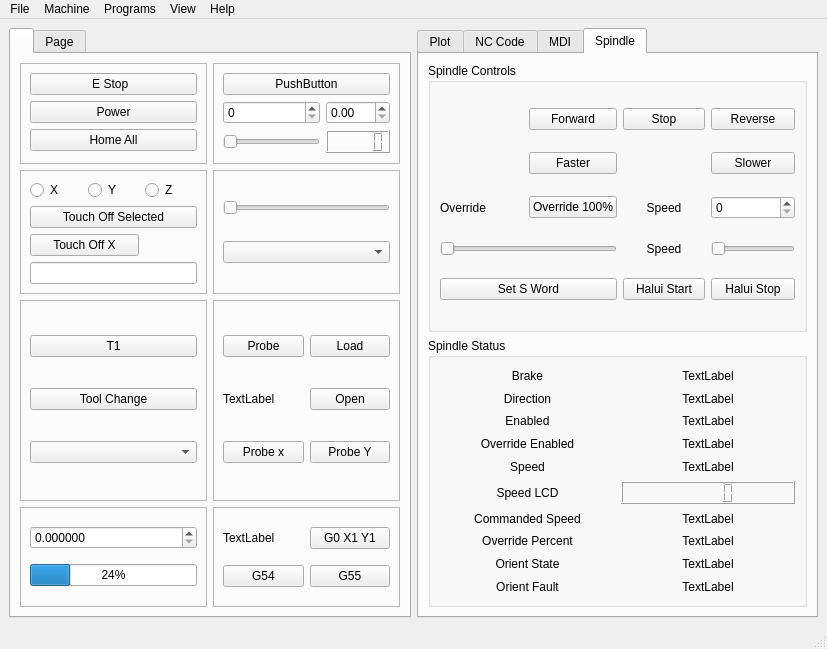
<?xml version="1.0" encoding="UTF-8"?>
<ui version="4.0">
 <class>MainWindow</class>
 <widget class="QMainWindow" name="MainWindow">
  <property name="geometry">
   <rect>
    <x>0</x>
    <y>0</y>
    <width>827</width>
    <height>649</height>
   </rect>
  </property>
  <property name="windowTitle">
   <string>MainWindow</string>
  </property>
  <widget class="QWidget" name="centralwidget">
   <layout class="QGridLayout" name="gridLayout_13">
    <item row="0" column="0">
     <widget class="QTabWidget" name="tabWidget">
      <property name="minimumSize">
       <size>
        <width>400</width>
        <height>0</height>
       </size>
      </property>
      <property name="currentIndex">
       <number>0</number>
      </property>
      <widget class="QWidget" name="tabWidgetPage1">
       <attribute name="title">
        <string/>
       </attribute>
       <layout class="QGridLayout" name="gridLayout_4">
        <item row="0" column="1">
         <widget class="QFrame" name="frame_7">
          <property name="frameShape">
           <enum>QFrame::StyledPanel</enum>
          </property>
          <property name="frameShadow">
           <enum>QFrame::Raised</enum>
          </property>
          <layout class="QGridLayout" name="gridLayout_10">
           <item row="0" column="0" colspan="2">
            <widget class="QPushButton" name="pushButton">
             <property name="text">
              <string>PushButton</string>
             </property>
             <property name="function" stdset="0">
              <string>hal_pin</string>
             </property>
             <property name="pin_name" stdset="0">
              <string>hal-pb</string>
             </property>
            </widget>
           </item>
           <item row="1" column="1">
            <widget class="QDoubleSpinBox" name="doubleSpinBox_2">
             <property name="function" stdset="0">
              <string>hal_pin</string>
             </property>
             <property name="pin_name" stdset="0">
              <string>hal-pin-dsb</string>
             </property>
            </widget>
           </item>
           <item row="1" column="0">
            <widget class="QSpinBox" name="spinBox">
             <property name="function" stdset="0">
              <string>hal_pin</string>
             </property>
             <property name="pin_name" stdset="0">
              <string>hal-sb</string>
             </property>
             <property name="hal_type" stdset="0">
              <string>HAL_U32</string>
             </property>
            </widget>
           </item>
           <item row="2" column="0">
            <widget class="QSlider" name="horizontalSlider">
             <property name="orientation">
              <enum>Qt::Horizontal</enum>
             </property>
             <property name="function" stdset="0">
              <string>hal_pin</string>
             </property>
             <property name="pin_name" stdset="0">
              <string>hal-pin-hs</string>
             </property>
             <property name="hal_type" stdset="0">
              <string>HAL_U32</string>
             </property>
            </widget>
           </item>
           <item row="2" column="1">
            <widget class="QLCDNumber" name="lcdNumber">
             <property name="function" stdset="0">
              <string>hal_pin</string>
             </property>
             <property name="pin_name" stdset="0">
              <string>hal-lcd</string>
             </property>
             <property name="hal_type" stdset="0">
              <string>HAL_U32</string>
             </property>
            </widget>
           </item>
          </layout>
         </widget>
        </item>
        <item row="1" column="0">
         <widget class="QFrame" name="frame_8">
          <property name="frameShape">
           <enum>QFrame::StyledPanel</enum>
          </property>
          <property name="frameShadow">
           <enum>QFrame::Raised</enum>
          </property>
          <layout class="QGridLayout" name="gridLayout_5">
           <item row="1" column="0" colspan="3">
            <widget class="QPushButton" name="touchoff_selected_pb">
             <property name="text">
              <string>Touch Off Selected</string>
             </property>
            </widget>
           </item>
           <item row="2" column="0" colspan="2">
            <widget class="QPushButton" name="tool_touchoff_x">
             <property name="text">
              <string>Touch Off X</string>
             </property>
             <property name="source" stdset="0">
              <string>lineEdit</string>
             </property>
            </widget>
           </item>
           <item row="0" column="1">
            <widget class="QRadioButton" name="axis_select_1">
             <property name="text">
              <string>Y</string>
             </property>
            </widget>
           </item>
           <item row="0" column="2">
            <widget class="QRadioButton" name="axis_select_2">
             <property name="text">
              <string>Z</string>
             </property>
            </widget>
           </item>
           <item row="0" column="0">
            <widget class="QRadioButton" name="axis_select_0">
             <property name="text">
              <string>X</string>
             </property>
            </widget>
           </item>
           <item row="3" column="0" colspan="3">
            <widget class="QLineEdit" name="lineEdit"/>
           </item>
          </layout>
         </widget>
        </item>
        <item row="5" column="1">
         <widget class="QFrame" name="frame_4">
          <property name="frameShape">
           <enum>QFrame::StyledPanel</enum>
          </property>
          <property name="frameShadow">
           <enum>QFrame::Raised</enum>
          </property>
          <layout class="QGridLayout" name="gridLayout_9">
           <item row="1" column="1">
            <widget class="QPushButton" name="change_cs_2">
             <property name="text">
              <string>G55</string>
             </property>
            </widget>
           </item>
           <item row="0" column="1">
            <widget class="QPushButton" name="pushButton_5">
             <property name="text">
              <string>G0 X1 Y1</string>
             </property>
             <property name="function" stdset="0">
              <string>mdi</string>
             </property>
             <property name="command" stdset="0">
              <string>G0 X1 Y1</string>
             </property>
            </widget>
           </item>
           <item row="1" column="0">
            <widget class="QPushButton" name="change_cs_1">
             <property name="text">
              <string>G54</string>
             </property>
            </widget>
           </item>
           <item row="0" column="0">
            <widget class="QLabel" name="g5x_index_lb">
             <property name="text">
              <string>TextLabel</string>
             </property>
            </widget>
           </item>
          </layout>
         </widget>
        </item>
        <item row="1" column="1">
         <widget class="QFrame" name="frame_6">
          <property name="frameShape">
           <enum>QFrame::StyledPanel</enum>
          </property>
          <property name="frameShadow">
           <enum>QFrame::Raised</enum>
          </property>
          <layout class="QGridLayout" name="gridLayout_6">
           <item row="0" column="0">
            <widget class="QSlider" name="jog_vel_sl">
             <property name="orientation">
              <enum>Qt::Horizontal</enum>
             </property>
            </widget>
           </item>
           <item row="1" column="0">
            <widget class="QComboBox" name="jog_modes_cb"/>
           </item>
          </layout>
         </widget>
        </item>
        <item row="0" column="0">
         <widget class="QFrame" name="frame_2">
          <property name="frameShape">
           <enum>QFrame::StyledPanel</enum>
          </property>
          <property name="frameShadow">
           <enum>QFrame::Raised</enum>
          </property>
          <layout class="QGridLayout" name="gridLayout_2">
           <item row="1" column="0">
            <widget class="QPushButton" name="power_pb">
             <property name="text">
              <string>Power</string>
             </property>
             <property name="led_indicator" stdset="0">
              <bool>true</bool>
             </property>
             <property name="led_diameter" stdset="0">
              <number>10</number>
             </property>
            </widget>
           </item>
           <item row="2" column="0">
            <widget class="QPushButton" name="home_all_pb">
             <property name="text">
              <string>Home All</string>
             </property>
             <property name="led_indicator" stdset="0">
              <bool>true</bool>
             </property>
             <property name="led_diameter" stdset="0">
              <number>10</number>
             </property>
            </widget>
           </item>
           <item row="0" column="0">
            <widget class="QPushButton" name="estop_pb">
             <property name="text">
              <string>E Stop  </string>
             </property>
             <property name="led_indicator" stdset="0">
              <bool>true</bool>
             </property>
             <property name="led_diameter" stdset="0">
              <number>10</number>
             </property>
            </widget>
           </item>
          </layout>
         </widget>
        </item>
        <item row="5" column="0">
         <widget class="QFrame" name="frame_3">
          <property name="frameShape">
           <enum>QFrame::StyledPanel</enum>
          </property>
          <property name="frameShadow">
           <enum>QFrame::Raised</enum>
          </property>
          <layout class="QGridLayout" name="gridLayout_8">
           <item row="1" column="0">
            <widget class="QProgressBar" name="progressBar">
             <property name="value">
              <number>24</number>
             </property>
             <property name="function" stdset="0">
              <string>hal_pin</string>
             </property>
             <property name="pin_name" stdset="0">
              <string>hal-progressbar</string>
             </property>
            </widget>
           </item>
           <item row="0" column="0">
            <widget class="QDoubleSpinBox" name="doubleSpinBox">
             <property name="decimals">
              <number>6</number>
             </property>
             <property name="function" stdset="0">
              <string>set_var</string>
             </property>
             <property name="variable" stdset="0">
              <string>1025</string>
             </property>
            </widget>
           </item>
          </layout>
         </widget>
        </item>
        <item row="2" column="0" rowspan="2">
         <widget class="QFrame" name="frame">
          <property name="frameShape">
           <enum>QFrame::StyledPanel</enum>
          </property>
          <property name="frameShadow">
           <enum>QFrame::Raised</enum>
          </property>
          <layout class="QGridLayout" name="gridLayout_3">
           <item row="0" column="0">
            <widget class="QPushButton" name="tool_change_pb_1">
             <property name="text">
              <string>T1</string>
             </property>
            </widget>
           </item>
           <item row="1" column="0">
            <widget class="QPushButton" name="tool_change_pb">
             <property name="text">
              <string>Tool Change</string>
             </property>
            </widget>
           </item>
           <item row="2" column="0">
            <widget class="QComboBox" name="tool_change_cb"/>
           </item>
          </layout>
         </widget>
        </item>
        <item row="2" column="1" rowspan="2">
         <widget class="QFrame" name="frame_5">
          <property name="frameShape">
           <enum>QFrame::StyledPanel</enum>
          </property>
          <property name="frameShadow">
           <enum>QFrame::Raised</enum>
          </property>
          <layout class="QGridLayout" name="gridLayout_7">
           <item row="2" column="1">
            <widget class="QPushButton" name="probe_b">
             <property name="text">
              <string>Probe Y</string>
             </property>
            </widget>
           </item>
           <item row="0" column="0">
            <widget class="QPushButton" name="probing_enable_pb">
             <property name="text">
              <string>Probe</string>
             </property>
            </widget>
           </item>
           <item row="2" column="0">
            <widget class="QPushButton" name="probe_x">
             <property name="text">
              <string>Probe x</string>
             </property>
            </widget>
           </item>
           <item row="1" column="0">
            <widget class="QLabel" name="probe_a">
             <property name="text">
              <string>TextLabel</string>
             </property>
            </widget>
           </item>
           <item row="0" column="1">
            <widget class="QPushButton" name="pushButton_2">
             <property name="text">
              <string>Load</string>
             </property>
             <property name="function" stdset="0">
              <string>load_file</string>
             </property>
             <property name="filename" stdset="0">
              <string>test.ngc</string>
             </property>
            </widget>
           </item>
           <item row="1" column="1">
            <widget class="QPushButton" name="open_pb">
             <property name="text">
              <string>Open</string>
             </property>
            </widget>
           </item>
          </layout>
         </widget>
        </item>
       </layout>
      </widget>
      <widget class="QWidget" name="tab_3">
       <attribute name="title">
        <string>Page</string>
       </attribute>
      </widget>
     </widget>
    </item>
    <item row="0" column="1">
     <widget class="QTabWidget" name="tabWidget">
      <property name="currentIndex">
       <number>3</number>
      </property>
      <widget class="QWidget" name="tab">
       <attribute name="title">
        <string>Plot</string>
       </attribute>
       <layout class="QGridLayout" name="gridLayout_11">
        <item row="0" column="0" colspan="2">
         <widget class="QFrame" name="plot_widget">
          <property name="frameShape">
           <enum>QFrame::StyledPanel</enum>
          </property>
          <property name="frameShadow">
           <enum>QFrame::Raised</enum>
          </property>
         </widget>
        </item>
        <item row="1" column="1">
         <widget class="QPushButton" name="quit_pb">
          <property name="text">
           <string>Exit</string>
          </property>
         </widget>
        </item>
       </layout>
      </widget>
      <widget class="QWidget" name="tab_2">
       <attribute name="title">
        <string>NC Code</string>
       </attribute>
       <layout class="QGridLayout" name="gridLayout">
        <item row="1" column="0">
         <widget class="QPushButton" name="save_pb">
          <property name="text">
           <string>Save</string>
          </property>
         </widget>
        </item>
        <item row="1" column="1">
         <widget class="QPushButton" name="save_as_pb">
          <property name="text">
           <string>Save As</string>
          </property>
         </widget>
        </item>
        <item row="0" column="0" colspan="2">
         <widget class="QPlainTextEdit" name="gcode_pte"/>
        </item>
       </layout>
      </widget>
      <widget class="QWidget" name="tab_4">
       <attribute name="title">
        <string>MDI</string>
       </attribute>
       <layout class="QGridLayout" name="gridLayout_12">
        <item row="0" column="0" colspan="4">
         <widget class="QListWidget" name="mdi_history_lw"/>
        </item>
        <item row="2" column="0">
         <widget class="QPushButton" name="run_mdi_pb">
          <property name="text">
           <string>Run MDI</string>
          </property>
         </widget>
        </item>
        <item row="2" column="1">
         <widget class="QPushButton" name="copy_mdi_history_pb">
          <property name="text">
           <string>Copy History</string>
          </property>
         </widget>
        </item>
        <item row="2" column="2">
         <widget class="QPushButton" name="save_mdi_history_pb">
          <property name="text">
           <string>Save History</string>
          </property>
         </widget>
        </item>
        <item row="2" column="3">
         <widget class="QPushButton" name="clear_mdi_history_pb">
          <property name="text">
           <string>Clear History</string>
          </property>
         </widget>
        </item>
        <item row="1" column="0" colspan="3">
         <widget class="QLineEdit" name="mdi_command_le"/>
        </item>
       </layout>
      </widget>
      <widget class="QWidget" name="tab_5">
       <attribute name="title">
        <string>Spindle</string>
       </attribute>
       <layout class="QGridLayout" name="gridLayout_15">
        <item row="1" column="0">
         <widget class="QGroupBox" name="groupBox_2">
          <property name="title">
           <string>Spindle Status</string>
          </property>
          <layout class="QGridLayout" name="gridLayout_16">
           <item row="7" column="0">
            <widget class="QLabel" name="label_18">
             <property name="text">
              <string>Override Percent</string>
             </property>
             <property name="alignment">
              <set>Qt::AlignCenter</set>
             </property>
            </widget>
           </item>
           <item row="8" column="1">
            <widget class="QLabel" name="spindle_orient_state_0_lb">
             <property name="text">
              <string>TextLabel</string>
             </property>
             <property name="alignment">
              <set>Qt::AlignCenter</set>
             </property>
            </widget>
           </item>
           <item row="3" column="0">
            <widget class="QLabel" name="label_14">
             <property name="text">
              <string>Override Enabled</string>
             </property>
             <property name="alignment">
              <set>Qt::AlignCenter</set>
             </property>
            </widget>
           </item>
           <item row="8" column="0">
            <widget class="QLabel" name="label_19">
             <property name="text">
              <string>Orient State</string>
             </property>
             <property name="alignment">
              <set>Qt::AlignCenter</set>
             </property>
            </widget>
           </item>
           <item row="4" column="1">
            <widget class="QLabel" name="spindle_speed_0_lb">
             <property name="text">
              <string>TextLabel</string>
             </property>
             <property name="alignment">
              <set>Qt::AlignCenter</set>
             </property>
            </widget>
           </item>
           <item row="9" column="0">
            <widget class="QLabel" name="label_20">
             <property name="text">
              <string>Orient Fault</string>
             </property>
             <property name="alignment">
              <set>Qt::AlignCenter</set>
             </property>
            </widget>
           </item>
           <item row="3" column="1">
            <widget class="QLabel" name="spindle_override_enabled_0_lb">
             <property name="text">
              <string>TextLabel</string>
             </property>
             <property name="alignment">
              <set>Qt::AlignCenter</set>
             </property>
            </widget>
           </item>
           <item row="1" column="1">
            <widget class="QLabel" name="spindle_direction_0_lb">
             <property name="text">
              <string>TextLabel</string>
             </property>
             <property name="alignment">
              <set>Qt::AlignCenter</set>
             </property>
            </widget>
           </item>
           <item row="6" column="0">
            <widget class="QLabel" name="label_17">
             <property name="text">
              <string>Commanded Speed</string>
             </property>
             <property name="alignment">
              <set>Qt::AlignCenter</set>
             </property>
            </widget>
           </item>
           <item row="2" column="1">
            <widget class="QLabel" name="spindle_enabled_0_lb">
             <property name="text">
              <string>TextLabel</string>
             </property>
             <property name="alignment">
              <set>Qt::AlignCenter</set>
             </property>
            </widget>
           </item>
           <item row="4" column="0">
            <widget class="QLabel" name="label_3">
             <property name="text">
              <string>Speed</string>
             </property>
             <property name="alignment">
              <set>Qt::AlignCenter</set>
             </property>
            </widget>
           </item>
           <item row="0" column="0">
            <widget class="QLabel" name="label_12">
             <property name="text">
              <string>Brake</string>
             </property>
             <property name="alignment">
              <set>Qt::AlignCenter</set>
             </property>
            </widget>
           </item>
           <item row="1" column="0">
            <widget class="QLabel" name="label_15">
             <property name="text">
              <string>Direction</string>
             </property>
             <property name="alignment">
              <set>Qt::AlignCenter</set>
             </property>
            </widget>
           </item>
           <item row="0" column="1">
            <widget class="QLabel" name="spindle_brake_0_lb">
             <property name="text">
              <string>TextLabel</string>
             </property>
             <property name="alignment">
              <set>Qt::AlignCenter</set>
             </property>
            </widget>
           </item>
           <item row="6" column="1">
            <widget class="QLabel" name="spindle_cmd_speed_0_lb">
             <property name="text">
              <string>TextLabel</string>
             </property>
             <property name="alignment">
              <set>Qt::AlignCenter</set>
             </property>
            </widget>
           </item>
           <item row="7" column="1">
            <widget class="QLabel" name="spindle_override_0_lb">
             <property name="text">
              <string>TextLabel</string>
             </property>
             <property name="alignment">
              <set>Qt::AlignCenter</set>
             </property>
            </widget>
           </item>
           <item row="9" column="1">
            <widget class="QLabel" name="spindle_orient_fault_0_lb">
             <property name="text">
              <string>TextLabel</string>
             </property>
             <property name="alignment">
              <set>Qt::AlignCenter</set>
             </property>
            </widget>
           </item>
           <item row="2" column="0">
            <widget class="QLabel" name="label_13">
             <property name="text">
              <string>Enabled</string>
             </property>
             <property name="alignment">
              <set>Qt::AlignCenter</set>
             </property>
            </widget>
           </item>
           <item row="5" column="0">
            <widget class="QLabel" name="label_21">
             <property name="text">
              <string>Speed LCD</string>
             </property>
             <property name="alignment">
              <set>Qt::AlignCenter</set>
             </property>
            </widget>
           </item>
           <item row="5" column="1">
            <widget class="QLCDNumber" name="spindle_speed_0_lcd"/>
           </item>
          </layout>
         </widget>
        </item>
        <item row="0" column="0">
         <widget class="QGroupBox" name="groupBox">
          <property name="title">
           <string>Spindle Controls</string>
          </property>
          <layout class="QGridLayout" name="gridLayout_14">
           <item row="0" column="1">
            <widget class="QPushButton" name="spindle_fwd_pb">
             <property name="text">
              <string>Forward</string>
             </property>
            </widget>
           </item>
           <item row="5" column="3">
            <widget class="QPushButton" name="pushButton_4">
             <property name="text">
              <string>Halui Stop</string>
             </property>
             <property name="function" stdset="0">
              <string>hal_pin</string>
             </property>
             <property name="pin_name" stdset="0">
              <string>spindle-stop</string>
             </property>
             <property name="state_on" stdset="0">
              <bool>true</bool>
             </property>
            </widget>
           </item>
           <item row="4" column="3">
            <widget class="QSlider" name="spindle_speed_sl">
             <property name="sizePolicy">
              <sizepolicy hsizetype="Minimum" vsizetype="Fixed">
               <horstretch>0</horstretch>
               <verstretch>0</verstretch>
              </sizepolicy>
             </property>
             <property name="orientation">
              <enum>Qt::Horizontal</enum>
             </property>
            </widget>
           </item>
           <item row="2" column="3">
            <widget class="QPushButton" name="spindle_minus_pb">
             <property name="text">
              <string>Slower</string>
             </property>
            </widget>
           </item>
           <item row="3" column="3">
            <widget class="QSpinBox" name="spindle_speed_sb"/>
           </item>
           <item row="0" column="3">
            <widget class="QPushButton" name="spindle_rev_pb">
             <property name="text">
              <string>Reverse</string>
             </property>
            </widget>
           </item>
           <item row="2" column="1">
            <widget class="QPushButton" name="spindle_plus_pb">
             <property name="text">
              <string>Faster</string>
             </property>
            </widget>
           </item>
           <item row="5" column="2">
            <widget class="QPushButton" name="pushButton_3">
             <property name="text">
              <string>Halui Start</string>
             </property>
             <property name="function" stdset="0">
              <string>hal_pin</string>
             </property>
             <property name="pin_name" stdset="0">
              <string>spindle-start</string>
             </property>
             <property name="state_on" stdset="0">
              <bool>true</bool>
             </property>
            </widget>
           </item>
           <item row="3" column="2">
            <widget class="QLabel" name="label">
             <property name="text">
              <string>Speed</string>
             </property>
             <property name="alignment">
              <set>Qt::AlignCenter</set>
             </property>
            </widget>
           </item>
           <item row="4" column="2">
            <widget class="QLabel" name="label_2">
             <property name="text">
              <string>Speed</string>
             </property>
             <property name="alignment">
              <set>Qt::AlignCenter</set>
             </property>
            </widget>
           </item>
           <item row="0" column="2">
            <widget class="QPushButton" name="spindle_stop_pb">
             <property name="text">
              <string>Stop</string>
             </property>
            </widget>
           </item>
           <item row="5" column="0" colspan="2">
            <widget class="QPushButton" name="set_speed_0_pb">
             <property name="text">
              <string>Set S Word</string>
             </property>
            </widget>
           </item>
           <item row="4" column="0" colspan="2">
            <widget class="QSlider" name="spindle_override_0_sl">
             <property name="orientation">
              <enum>Qt::Horizontal</enum>
             </property>
            </widget>
           </item>
           <item row="3" column="0">
            <widget class="QLabel" name="label_4">
             <property name="text">
              <string>Override</string>
             </property>
            </widget>
           </item>
           <item row="3" column="1">
            <widget class="QPushButton" name="spindle_percent_0_100">
             <property name="text">
              <string>Override 100%</string>
             </property>
            </widget>
           </item>
          </layout>
         </widget>
        </item>
       </layout>
      </widget>
     </widget>
    </item>
   </layout>
  </widget>
  <widget class="QMenuBar" name="menubar">
   <property name="geometry">
    <rect>
     <x>0</x>
     <y>0</y>
     <width>827</width>
     <height>24</height>
    </rect>
   </property>
   <widget class="QMenu" name="menuFile">
    <property name="title">
     <string>File</string>
    </property>
    <addaction name="actionOpen"/>
    <addaction name="actionEdit"/>
    <addaction name="actionReload"/>
    <addaction name="actionSave"/>
    <addaction name="actionSave_As"/>
    <addaction name="separator"/>
    <addaction name="actionEdit_Tool_Table"/>
    <addaction name="actionReload_Tool_Table"/>
    <addaction name="separator"/>
    <addaction name="actionQuit"/>
   </widget>
   <widget class="QMenu" name="menuMachine">
    <property name="title">
     <string>Machine</string>
    </property>
    <addaction name="actionE_Stop"/>
    <addaction name="actionPower"/>
    <addaction name="actionRun"/>
    <addaction name="actionRun_From_Line"/>
    <addaction name="actionStep"/>
    <addaction name="actionPause"/>
    <addaction name="actionResume"/>
    <addaction name="actionStop"/>
    <addaction name="separator"/>
    <addaction name="actionClear_MDI_History"/>
    <addaction name="actionCopy_MDI_History"/>
    <addaction name="actionSave_MDI"/>
    <addaction name="separator"/>
    <addaction name="actionHoming"/>
    <addaction name="actionUnhoming"/>
    <addaction name="actionClear_Offsets"/>
   </widget>
   <widget class="QMenu" name="menuPrograms">
    <property name="title">
     <string>Programs</string>
    </property>
    <addaction name="actionShow_HAL"/>
   </widget>
   <widget class="QMenu" name="menuView">
    <property name="title">
     <string>View</string>
    </property>
    <addaction name="actionDRO"/>
    <addaction name="actionLimits"/>
    <addaction name="actionLive_Plot"/>
    <addaction name="actionVelocity"/>
    <addaction name="actionProgram"/>
    <addaction name="actionRapids"/>
    <addaction name="actionTool"/>
    <addaction name="actionDTG"/>
    <addaction name="separator"/>
    <addaction name="actionClear_Live_Plot"/>
    <addaction name="separator"/>
    <addaction name="actionGrids"/>
   </widget>
   <widget class="QMenu" name="menuHelp">
    <property name="title">
     <string>Help</string>
    </property>
    <addaction name="actionAbout"/>
    <addaction name="separator"/>
    <addaction name="actionQuick_Reference"/>
   </widget>
   <addaction name="menuFile"/>
   <addaction name="menuMachine"/>
   <addaction name="menuPrograms"/>
   <addaction name="menuView"/>
   <addaction name="menuHelp"/>
  </widget>
  <widget class="QStatusBar" name="statusbar"/>
  <action name="actionShow_HAL">
   <property name="text">
    <string>Show HAL</string>
   </property>
  </action>
  <action name="actionE_Stop">
   <property name="text">
    <string>E Stop</string>
   </property>
  </action>
  <action name="actionPower">
   <property name="text">
    <string>Power</string>
   </property>
  </action>
  <action name="actionRun">
   <property name="text">
    <string>Run</string>
   </property>
  </action>
  <action name="actionRun_From_Line">
   <property name="text">
    <string>Run From Line</string>
   </property>
  </action>
  <action name="actionStep">
   <property name="text">
    <string>Step</string>
   </property>
  </action>
  <action name="actionPause">
   <property name="text">
    <string>Pause</string>
   </property>
  </action>
  <action name="actionResume">
   <property name="text">
    <string>Resume</string>
   </property>
  </action>
  <action name="actionStop">
   <property name="text">
    <string>Stop</string>
   </property>
  </action>
  <action name="actionClear_MDI_History">
   <property name="text">
    <string>Clear MDI History</string>
   </property>
  </action>
  <action name="actionCopy_MDI_History">
   <property name="text">
    <string>Copy MDI History</string>
   </property>
  </action>
  <action name="actionSave_MDI">
   <property name="text">
    <string>Save MDI</string>
   </property>
  </action>
  <action name="actionHoming">
   <property name="text">
    <string>Homing</string>
   </property>
  </action>
  <action name="actionUnhoming">
   <property name="text">
    <string>Unhoming</string>
   </property>
  </action>
  <action name="actionClear_Offsets">
   <property name="text">
    <string>Clear Offsets</string>
   </property>
  </action>
  <action name="actionOpen">
   <property name="text">
    <string>Open</string>
   </property>
  </action>
  <action name="actionEdit">
   <property name="text">
    <string>Edit</string>
   </property>
  </action>
  <action name="actionReload">
   <property name="text">
    <string>Reload</string>
   </property>
  </action>
  <action name="actionSave_As">
   <property name="text">
    <string>Save As</string>
   </property>
  </action>
  <action name="actionEdit_Tool_Table">
   <property name="text">
    <string>Edit Tool Table</string>
   </property>
  </action>
  <action name="actionReload_Tool_Table">
   <property name="text">
    <string>Reload Tool Table</string>
   </property>
  </action>
  <action name="actionQuit">
   <property name="text">
    <string>Quit</string>
   </property>
  </action>
  <action name="actionSave">
   <property name="text">
    <string>Save</string>
   </property>
  </action>
  <action name="actionDRO">
   <property name="text">
    <string>DRO</string>
   </property>
  </action>
  <action name="actionLimits">
   <property name="text">
    <string>Limits</string>
   </property>
  </action>
  <action name="actionLive_Plot">
   <property name="text">
    <string>Live Plot</string>
   </property>
  </action>
  <action name="actionVelocity">
   <property name="text">
    <string>Velocity</string>
   </property>
  </action>
  <action name="actionProgram">
   <property name="text">
    <string>Program</string>
   </property>
  </action>
  <action name="actionRapids">
   <property name="text">
    <string>Rapids</string>
   </property>
  </action>
  <action name="actionTool">
   <property name="text">
    <string>Tool</string>
   </property>
  </action>
  <action name="actionDTG">
   <property name="text">
    <string>DTG</string>
   </property>
  </action>
  <action name="actionClear_Live_Plot">
   <property name="text">
    <string>Clear Live Plot</string>
   </property>
  </action>
  <action name="actionGrids">
   <property name="text">
    <string>Grids</string>
   </property>
  </action>
  <action name="actionAbout">
   <property name="text">
    <string>About</string>
   </property>
  </action>
  <action name="actionQuick_Reference">
   <property name="text">
    <string>Quick Reference</string>
   </property>
  </action>
 </widget>
 <resources/>
 <connections/>
</ui>
